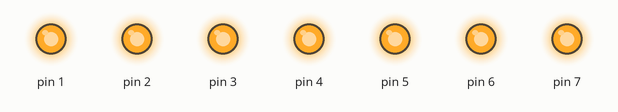
Simulated run of this sketch. Board: Arduino Uno, built with avr-gcc and run on an emulated ATmega328P. On the bench: output pins drawn as LEDs (lit = HIGH). Pins used as bus, display or sensor lines are not drawn.

Above: at 0.5 s.
At 2.5 s:
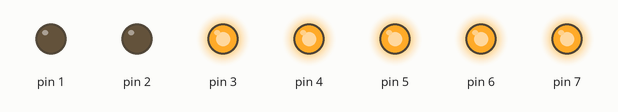
At 3.5 s:
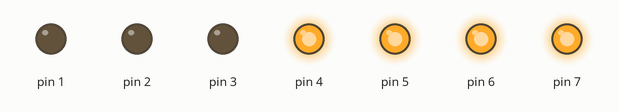
At 4.5 s:
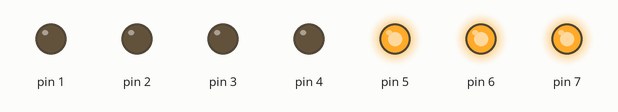
At 6.5 s:
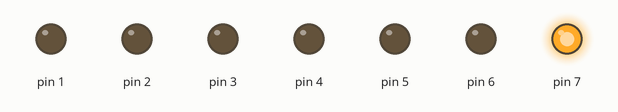
At 9.5 s:
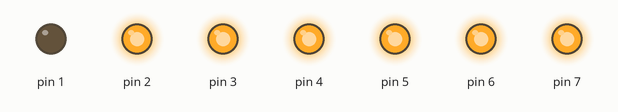
Timing chart, 0 to 10.4 s (numbered marks = the images above):
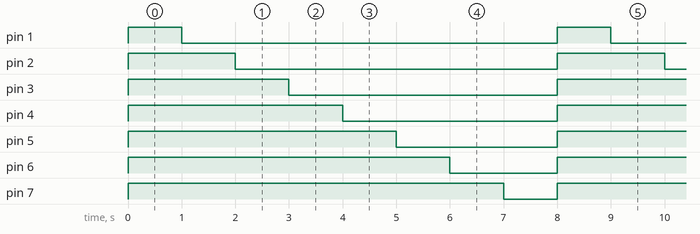

The sketch:

Exercise_a_.ino
```cpp
// SegmentTestWithHighLow.ino
// Individually test each segment in a 7-Segment LED display.
// 4105054025、鄭琮寶

byte pinCounter;

void setup() {
  for(byte i = 0; i < 8; i++){ // 依序設定七段顯示器八個腳位
    pinMode(i, OUTPUT);
    digitalWrite(i, HIGH);
  }

}

void loop() {
  for (byte pinCounter = 0; pinCounter < 8; pinCounter++){
    digitalWrite(pinCounter, LOW); // LED燈依序亮起
    delay(1000); // 每1秒亮一次
    // digitalWrite(pinCounter, HIGH);
  }
  for (byte pinCounter = 0; pinCounter < 8; pinCounter++){
    digitalWrite(pinCounter, HIGH); // LED燈依序熄滅
  }

}
```

Measured:
- by itself, pin 1: alternates HIGH for 1.0 s and LOW for 7.0 s
- by itself, pin 2: alternates HIGH for 2.0 s and LOW for 6.0 s
- by itself, pin 3: alternates HIGH for 3.0 s and LOW for 5.0 s
- by itself, pin 4: alternates HIGH for 4.0 s and LOW for 4.0 s
- by itself, pin 5: alternates HIGH for 5.0 s and LOW for 3.0 s
- by itself, pin 6: alternates HIGH for 6.0 s and LOW for 2.0 s
- by itself, pin 7: alternates HIGH for 7.0 s and LOW for 1.0 s
